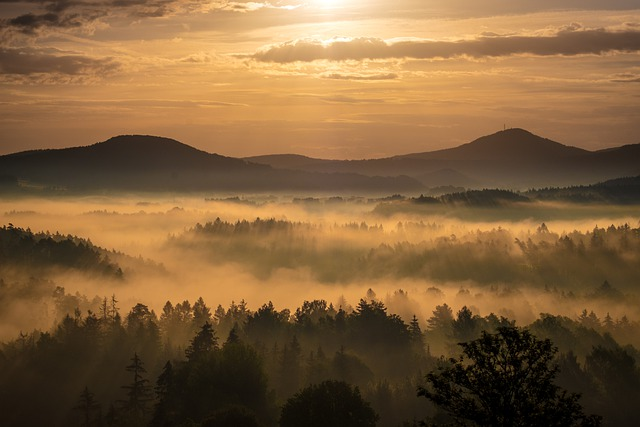
#> input picture sunrise.jpg, 640 x 427 px
$ jupyter execute GrayScale.ipynb   (shell and % lines are left out)
#> lines starting #> are read from the running program, lines starting #| are printed output that depends on the picture
[cell 1]
import numpy as np
import matplotlib.image as mpimg  # for reading in images

import matplotlib.pyplot as plt
import cv2  # computer vision library

[cell 2]
image = mpimg.imread('sunrise.jpg')
#> image is the input picture: shape (427, 640, 3); mean R, G, B 129, 96.4, 60.1

[cell 3]
print(image.shape)
#| (427, 640, 3)

[cell 4]
#Change from color to greyscale
gray_image = cv2.cvtColor(image, cv2.COLOR_RGB2GRAY)
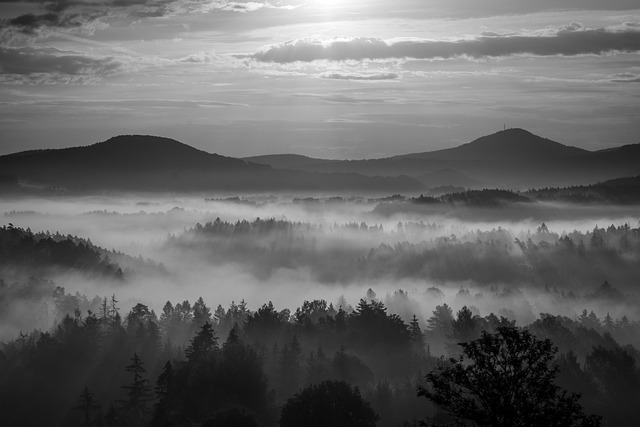
#> gray_image: shape (427, 640); min 0, max 255, mean 102

[cell 5]
plt.imshow(gray_image,cmap='gray')

[cell 6]
print(gray_image[300,400])
#| 131

[cell 7]
#If we want to use the maximum value accross a axi for example ([1,2,3],[2,3,4]) it will print ([3,4])
max_value = np.amax(gray_image)
#> max_value = 255
min_value = np.amin(gray_image)
#> min_value = 0
print(max_value,min_value)
#| 255 0

[cell 8]
tiny_image = np.array([[20, 0, 30, 0, 120],
                      [0, 200, 0, 70, 0],
                      [50, 255, 85, 255, 90],
                      [240, 100, 50, 80, 10],
                      [30, 0, 75, 190, 220]])
plt.matshow(tiny_image, cmap='gray')
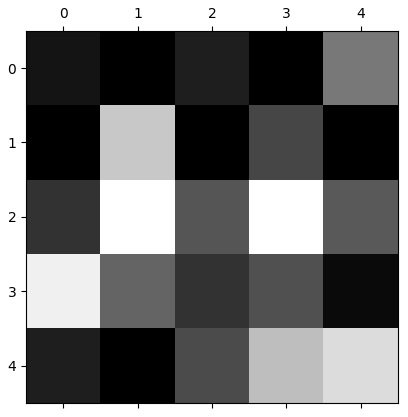
#> figure drawn by matplotlib, 1 panel

$ run again, with highway.jpg copied over sunrise.jpg
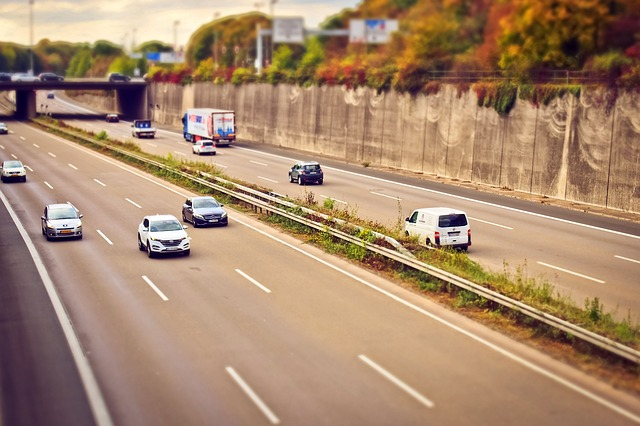
#> input picture highway.jpg, 640 x 426 px
#> image is the input picture: shape (426, 640, 3); mean R, G, B 168.1, 136.9, 110
#| (426, 640, 3)
#> `gray_image = cv2.cvtColor(image, cv2.COLOR_RGB2GRAY)`:
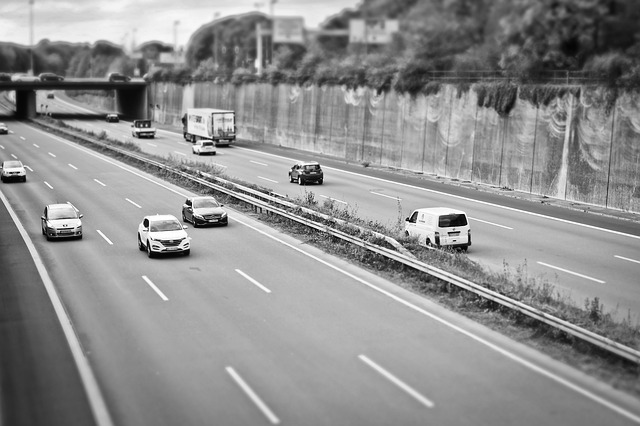
#> gray_image: shape (426, 640); min 1, max 255, mean 143.1
#| 246
#> max_value = 255
#> min_value = 1
#| 255 1
